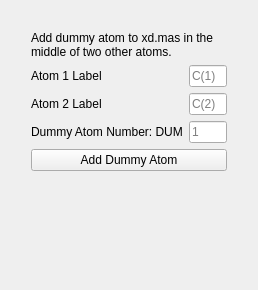
            <widget class="QWidget" name="page_3">
             <property name="geometry">
              <rect>
               <x>0</x>
               <y>0</y>
               <width>258</width>
               <height>290</height>
              </rect>
             </property>
             <attribute name="label">
              <string>Add dummy atom</string>
             </attribute>
             <layout class="QGridLayout" name="gridLayout_15">
              <item row="0" column="0">
               <layout class="QVBoxLayout" name="verticalLayout_6">
                <property name="leftMargin">
                 <number>20</number>
                </property>
                <property name="topMargin">
                 <number>20</number>
                </property>
                <property name="rightMargin">
                 <number>20</number>
                </property>
                <property name="bottomMargin">
                 <number>20</number>
                </property>
                <item>
                 <widget class="QLabel" name="dumLab">
                  <property name="layoutDirection">
                   <enum>Qt::LeftToRight</enum>
                  </property>
                  <property name="text">
                   <string>Add dummy atom to xd.mas in the middle of two other atoms.</string>
                  </property>
                  <property name="textFormat">
                   <enum>Qt::AutoText</enum>
                  </property>
                  <property name="scaledContents">
                   <bool>false</bool>
                  </property>
                  <property name="alignment">
                   <set>Qt::AlignLeading|Qt::AlignLeft|Qt::AlignVCenter</set>
                  </property>
                  <property name="wordWrap">
                   <bool>true</bool>
                  </property>
                 </widget>
                </item>
                <item>
                 <layout class="QHBoxLayout" name="horizontalLayout_10">
                  <item>
                   <layout class="QVBoxLayout" name="verticalLayout_3">
                    <item>
                     <widget class="QLabel" name="Atom1Lab">
                      <property name="text">
                       <string>Atom 1 Label</string>
                      </property>
                     </widget>
                    </item>
                    <item>
                     <widget class="QLabel" name="Atom2Lab">
                      <property name="text">
                       <string>Atom 2 Label</string>
                      </property>
                     </widget>
                    </item>
                    <item>
                     <widget class="QLabel" name="Atom2Lab_2">
                      <property name="text">
                       <string>Dummy Atom Number: DUM</string>
                      </property>
                     </widget>
                    </item>
                   </layout>
                  </item>
                  <item>
                   <layout class="QVBoxLayout" name="verticalLayout_5">
                    <item>
                     <widget class="QLineEdit" name="Atom1">
                      <property name="maximumSize">
                       <size>
                        <width>100</width>
                        <height>16777215</height>
                       </size>
                      </property>
                      <property name="text">
                       <string/>
                      </property>
                      <property name="placeholderText">
                       <string>C(1)</string>
                      </property>
                     </widget>
                    </item>
                    <item>
                     <widget class="QLineEdit" name="Atom2">
                      <property name="maximumSize">
                       <size>
                        <width>100</width>
                        <height>16777215</height>
                       </size>
                      </property>
                      <property name="text">
                       <string/>
                      </property>
                      <property name="placeholderText">
                       <string>C(2)</string>
                      </property>
                     </widget>
                    </item>
                    <item>
                     <widget class="QLineEdit" name="DUMnum">
                      <property name="maximumSize">
                       <size>
                        <width>100</width>
                        <height>16777215</height>
                       </size>
                      </property>
                      <property name="text">
                       <string/>
                      </property>
                      <property name="placeholderText">
                       <string>1</string>
                      </property>
                     </widget>
                    </item>
                   </layout>
                  </item>
                  <item>
                   <spacer name="horizontalSpacer_10">
                    <property name="orientation">
                     <enum>Qt::Horizontal</enum>
                    </property>
                    <property name="sizeHint" stdset="0">
                     <size>
                      <width>40</width>
                      <height>20</height>
                     </size>
                    </property>
                   </spacer>
                  </item>
                 </layout>
                </item>
                <item>
                 <widget class="QPushButton" name="dumBut">
                  <property name="maximumSize">
                   <size>
                    <width>200</width>
                    <height>16777215</height>
                   </size>
                  </property>
                  <property name="text">
                   <string>Add Dummy Atom</string>
                  </property>
                 </widget>
                </item>
                <item>
                 <widget class="QLabel" name="addDUMLab">
                  <property name="text">
                   <string/>
                  </property>
                  <property name="textInteractionFlags">
                   <set>Qt::LinksAccessibleByMouse|Qt::TextSelectableByKeyboard</set>
                  </property>
                 </widget>
                </item>
                <item>
                 <spacer name="verticalSpacer_6">
                  <property name="orientation">
                   <enum>Qt::Vertical</enum>
                  </property>
                  <property name="sizeHint" stdset="0">
                   <size>
                    <width>20</width>
                    <height>40</height>
                   </size>
                  </property>
                 </spacer>
                </item>
               </layout>
              </item>
             </layout>
            </widget>
